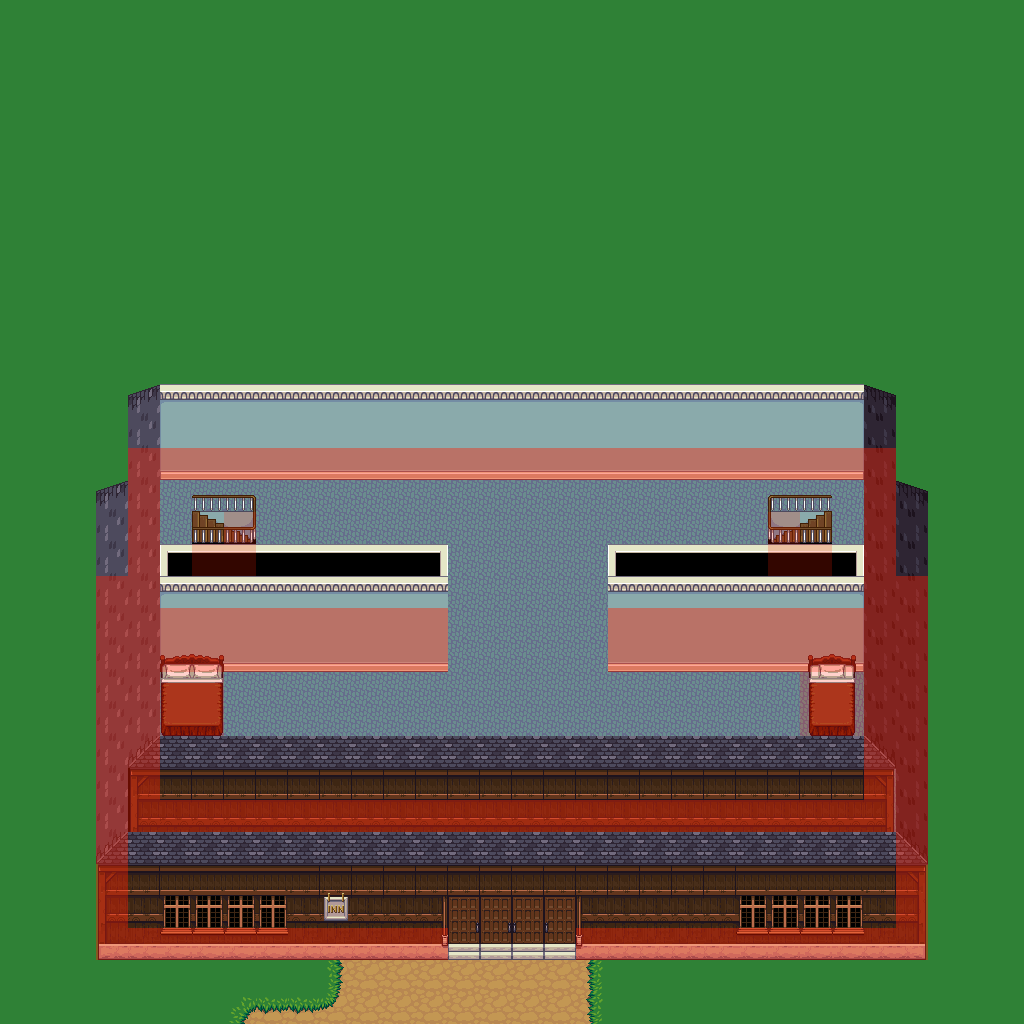

This game map was drawn from its Tiled (.tmx) file and the tilesets committed beside it. A one-line description and the trimmed map source follow:
An orthogonal 32x32 tile map with 32x32 px tiles, 5 tile layers (background, fringe, object, foreground, ...), 4 tilesets and 5 objects (3x npc, 2x event).

<map height="32" orientation="orthogonal" renderorder="right-down" tileheight="32" tilewidth="32" version="1.0" width="32">
 <properties>
  <property name="music" value="music/calmtown.ogg" />
  <property name="tileset" value="tilesetdefs/interior.txt" />
  <property name="title" value="Inn, 2nd Floor" />
 </properties>
 <tileset firstgid="1" name="tiled_collision" tileheight="32" tilewidth="32">
  <image height="32" source="tiled_collision.png" width="480" />
 </tileset>
 <tileset firstgid="16" name="interior_background" tileheight="32" tilewidth="32">
  <image height="832" source="interior_background.png" width="864" />
 </tileset>
 <tileset firstgid="718" name="intfurniture" tileheight="64" tilewidth="32">
  <image height="512" source="intfurniture.png" width="671" />
 </tileset>
 <tileset firstgid="878" name="interiorbuildings" tileheight="128" tilewidth="32">
  <image height="768" source="interiorbuildings.png" width="672" />
 </tileset>
 <layer height="32" name="background" width="32">
  <data>[1024 cells, 1019 non-empty, 7 distinct tile ids]</data>
 </layer>
 <layer height="32" name="fringe" width="32">
  <data>[1024 cells, 11 non-empty, 9 distinct tile ids]</data>
 </layer>
 <layer height="32" name="object" width="32">
  <data>[1024 cells, 154 non-empty, 20 distinct tile ids]</data>
 </layer>
 <layer height="32" name="foreground" width="32">
  <data>[1024 cells, 17 non-empty, 3 distinct tile ids]</data>
 </layer>
 <layer height="32" name="collision" width="32">
  <data>[1024 cells, 160 non-empty, 2 distinct tile ids]</data>
 </layer>
 <objectgroup name="event">
  <object height="32" name="Teleport to inn1st" type="event" width="32" x="800" y="512">
   <properties>
    <property name="intermap" value="maps/inn1st.txt,25,19" />
   <property name="activate" value="on_trigger" /></properties>
  </object>
  <object height="32" name="Teleport to inn1st" type="event" width="32" x="192" y="512">
   <properties>
    <property name="intermap" value="maps/inn1st.txt,6,19" />
   <property name="activate" value="on_trigger" /></properties>
  </object>
 </objectgroup>
 <objectgroup name="npc">
  <object height="32" name="Vacationera" type="npc" width="32" x="224" y="672"><properties><property name="filename" value="npcs/vacationera.txt" /></properties></object>
  <object height="32" name="Guard" type="npc" width="32" x="768" y="672"><properties><property name="filename" value="npcs/guard.txt" /></properties></object>
  <object height="32" name="Vacationer B" type="npc" width="32" x="256" y="672"><properties><property name="filename" value="npcs/vacationerb.txt" /></properties></object>
 </objectgroup>
</map>
